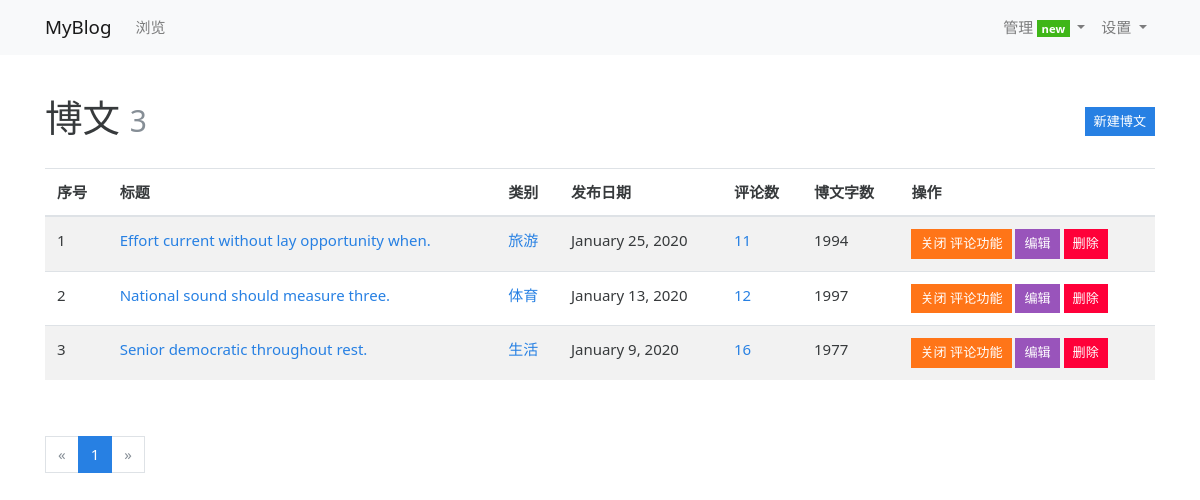
The page /admin/post/manage (signed in) on the database its author committed.
### MyBlog/models.py (models this page shows, shortened)
class Post(db.Model):
    id = db.Column(db.Integer, primary_key=True)
    title = db.Column(db.String(60))
    body = db.Column(db.Text)
    timestamp = db.Column(db.DateTime, default=datetime.utcnow, index=True)
    can_comment = db.Column(db.Boolean, default=True)
    author_id = db.Column(db.Integer, db.ForeignKey('admin.id'))
    category_id = db.Column(db.Integer, db.ForeignKey('category.id'))
    category = db.relationship('Category', back_populates='posts')
    comments = db.relationship('Comment', back_populates='post', cascade='all')
    author = db.relationship('Admin', back_populates='posts')

class Category(db.Model):
    id = db.Column(db.Integer, primary_key=True)
    name = db.Column(db.String(30), unique=True)
    posts = db.relationship('Post', back_populates='category')

### MyBlog/blueprints/admin.py (the view)
@admin_bp.route('/post/manage')
@login_required
@confirm_required
def manage_post():
    page = request.args.get('page', 1, type=int)
    pagination = Post.query.filter(Post.author == current_user).order_by(Post.timestamp.desc()).paginate(
        page, per_page=current_app.config['MYBLOG_MANAGE_POST_PER_PAGE'])
    posts = pagination.items
    return render_template('admin/manage_post.html', page=page, pagination=pagination, posts=posts)

### MyBlog/__init__.py (called while the page is built)
def register_template_context(app):
    @app.context_processor
    def make_template_context():
        categories = Category.query.order_by(Category.name).all()
        if current_user.is_authenticated:
            user_id = current_user.id
            filtered_comments = Comment.query.join(Post, Post.id == Comment.post_id_r).filter(Post.author_id == user_id)
            unread_comments = filtered_comments.filter(Comment.reviewed == False).count()
            return dict(admin=current_user, categories=categories, unread_comments=unread_comments)
        else:
            return dict(categories=categories)

def register_request_handlers(app):
    @app.after_request
    def query_profiler(response):
        for q in get_debug_queries():
            if q.duration >= app.config['MYBLOG_SLOW_QUERY_THRESHOLD']:
                app.logger.warning(
                    'Slow query: Duration: %fs\n Context: %s\nQuery: %s\n '
                    % (q.duration, q.context, q.statement)
                )
        return response

### MyBlog/extensions.py (called while the page is built)
@login_manager.user_loader
def load_user(user_id):
    from MyBlog.models import Admin
    user = Admin.query.get(int(user_id))
    return user

### MyBlog/utils.py (called while the page is built, shortened)
def confirm_required(func):
    @wraps(func)
    def decorated_function(*args, **kwargs):
        return func(*args, **kwargs)
    return decorated_function

### MyBlog/templates/admin/manage_post.html (shortened to what this page needs)
{% extends 'base.html' %}
{% from 'bootstrap/pagination.html' import render_pagination %}
{% block content %}
<div class="page-header">
    <h1>博文
        <small class="text-muted">{{ pagination.total }}</small>
        <span class="float-right"><a class="btn btn-primary btn-sm"
                                     href="{{ url_for('.new_post') }}">新建博文</a></span>
    </h1>
</div>
{% if posts %}
<table class="table table-striped">
    <thead>
    <tr>
        <th>序号</th>
        <th>标题</th>
        <th>类别</th>
        <th>发布日期</th>
        <th>评论数</th>
        <th>博文字数</th>
        <th>操作</th>
    </tr>
    </thead>
    {% for post in posts %}
    <tr>
        <td>{{ loop.index + ((page - 1) * config.MYBLOG_MANAGE_POST_PER_PAGE) }}</td>
        <td><a href="{{ url_for('blog.show_post', post_id=post.id) }}">{{ post.title }}</a></td>
        <td><a href="{{ url_for('blog.show_category', category_id=post.category.id) }}">{{ post.category.name }}</a>
        </td>
        <td>{{ moment(post.timestamp).format('LL') }}</td>
        <td><a href="{{ url_for('blog.show_post', post_id=post.id) }}#comments">
            {{post.comments|length}}
        </a></td>
        <td>{{ post.body|striptags|length }}</td>
        <td>
            <form class="inline" method="post"
                  action="{{ url_for('.set_comment', post_id=post.id, next=request.full_path) }}">
                <button type="submit" class="btn btn-warning btn-sm">
                    {% if post.can_comment %}关闭{% else %}打开{% endif %} 评论功能
                </button>
            </form>
            <a class="btn btn-info btn-sm" href="{{ url_for('.edit_post', post_id=post.id) }}">编辑</a>
            <form class="inline" method="post"
                  action="{{ url_for('.delete_post', post_id=post.id, next=request.full_path) }}">
                <button type="submit" class="btn btn-danger btn-sm" onclick="return confirm('确定删除吗?');">删除
                </button>
            </form>
        </td>
    </tr>
    {% endfor %}
</table>
<div class="page-footer">{{ render_pagination(pagination) }}</div>
{% else %}
<div class="tip"><h5>您还没有发布任何博文.</h5></div>
{% endif %}
{% endblock %}

### MyBlog/static/css/style.css (style rules this page uses)
nav { margin-bottom: 20px; }
.inline { display: inline; }
.page-header { padding-top: 20px; padding-bottom: 20px; }
.page-footer { padding-top: 40px; }

### rows shown on the page
Post: title "Effort current without lay opportunity when.", category.name "旅游", timestamp "January 25, 2020", comments|length "11", body|length "1994", can_comment "关闭"
Post: title "National sound should measure three.", category.name "体育", timestamp "January 13, 2020", comments|length "12", body|length "1997", can_comment "关闭"
Post: title "Senior democratic throughout rest.", category.name "生活", timestamp "January 9, 2020", comments|length "16", body|length "1977", can_comment "关闭"

### other values the page prints
{{ render_nav_item('blog.index', '浏览') }} "浏览"
{{ pagination.total }} "3"
{{ render_pagination(pagination) }} "« 1 »"
